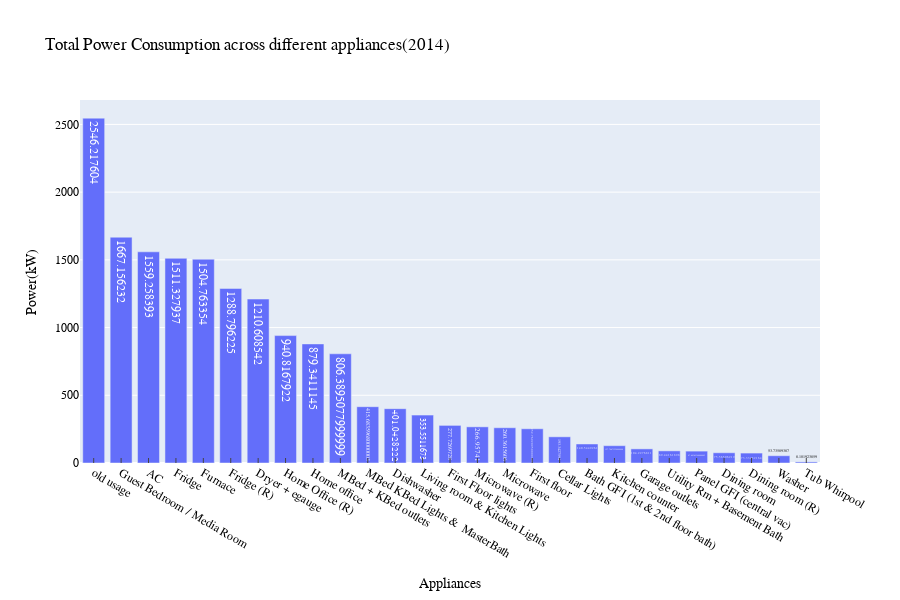
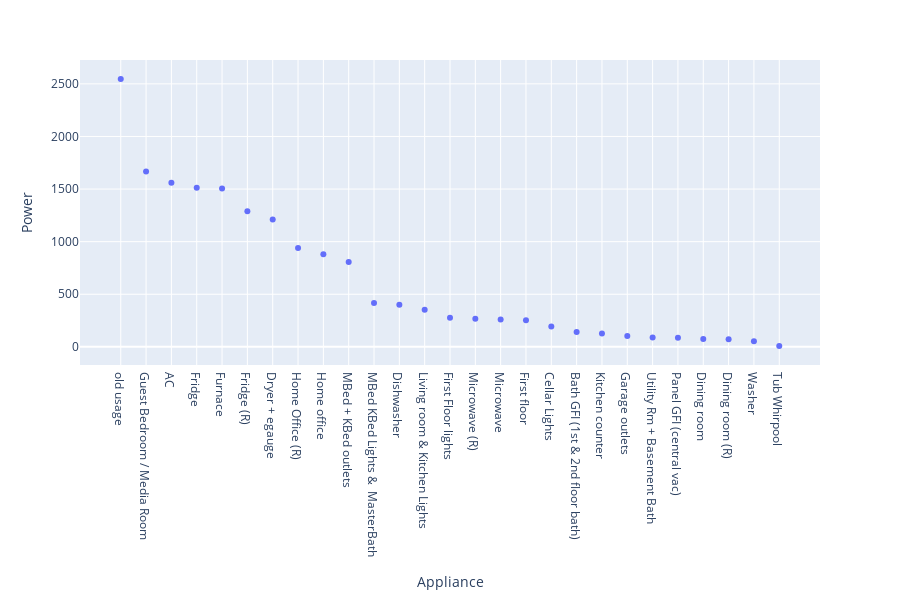

Source (notebook cell) for these figures, in order:
### Code cell
fig = px.bar(HomeB_2014, x='Appliance', y='Power', title='Total Power Consumption across different appliances(2014)', text='Power')
fig.update_xaxes(ticks='inside',title_font=dict(family='Georgia', color='black'),tickfont=dict(family='Georgia', color='black'))
fig.update_yaxes(title_font=dict(family='Georgia', color='black'),tickfont=dict(family='Georgia', color='black'))
fig.update_layout(font=dict(family='Georgia',color='black'),xaxis_title='Appliances', yaxis_title='Power(kW)')
fig.show()

fig_A = px.scatter(HomeB_2014, x="Appliance", y="Power")
fig_A.show()

### Figure 1 — Plotly figure (JSON) as saved in the notebook; plotly's stock layout.template omitted (floating-point values rounded to 4 significant figures)
{"data": [{"alignmentgroup": "True", "hoverlabel": {"namelength": 0}, "hovertemplate": "Appliance=%{x}<br>Power=%{text}", "legendgroup": "", "marker": {"color": "#636efa"}, "name": "", "offsetgroup": "", "orientation": "v", "showlegend": false, "text": [2546.0, 1667.0, 1559.0, 1511.0, 1505.0, 1289.0, 1211.0, 940.8, 879.3, 806.4, 415.7, 401.0, 353.6, 277.7, 267.0, 260.4, 252.8, 193.3, 140.5, 127.8, 104.2, 89.44, 87.69, 75.57, 73.33, 53.74, 8.102], "textposition": "auto", "type": "bar", "x": ["old usage ", "Guest Bedroom / Media Room ", "AC ", "Fridge ", "Furnace ", "Fridge (R) ", "Dryer + egauge ", "Home Office (R) ", "Home office ", "MBed + KBed outlets ", "MBed KBed Lights &amp;  MasterBath  ", "Dishwasher ", "Living room &amp; Kitchen Lights ", "First Floor lights ", "Microwave (R) ", "Microwave ", "First floor ", "Cellar Lights ", "Bath GFI (1st &amp; 2nd floor bath) ", "Kitchen counter ", "Garage outlets ", "Utility Rm + Basement Bath ", "Panel GFI (central vac) ", "Dining room ", "Dining room (R) ", "Washer ", "Tub Whirpool "], "xaxis": "x", "y": [2546.0, 1667.0, 1559.0, 1511.0, 1505.0, 1289.0, 1211.0, 940.8, 879.3, 806.4, 415.7, 401.0, 353.6, 277.7, 267.0, 260.4, 252.8, 193.3, 140.5, 127.8, 104.2, 89.44, 87.69, 75.57, 73.33, 53.74, 8.102], "yaxis": "y"}], "layout": {"barmode": "relative", "font": {"color": "black", "family": "Georgia"}, "height": 600, "legend": {"tracegroupgap": 0}, "title": {"text": "Total Power Consumption across different appliances(2014)"}, "xaxis": {"anchor": "y", "domain": [0, 1], "tickfont": {"color": "black", "family": "Georgia"}, "ticks": "inside", "title": {"text": "Appliances"}}, "yaxis": {"anchor": "x", "domain": [0, 1], "tickfont": {"color": "black", "family": "Georgia"}, "title": {"text": "Power(kW)"}}}}

### Figure 2 — Plotly figure (JSON) as saved in the notebook; plotly's stock layout.template omitted (floating-point values rounded to 4 significant figures)
{"data": [{"hoverlabel": {"namelength": 0}, "hovertemplate": "Appliance=%{x}<br>Power=%{y}", "legendgroup": "", "marker": {"color": "#636efa", "symbol": "circle"}, "mode": "markers", "name": "", "showlegend": false, "type": "scatter", "x": ["old usage ", "Guest Bedroom / Media Room ", "AC ", "Fridge ", "Furnace ", "Fridge (R) ", "Dryer + egauge ", "Home Office (R) ", "Home office ", "MBed + KBed outlets ", "MBed KBed Lights &amp;  MasterBath  ", "Dishwasher ", "Living room &amp; Kitchen Lights ", "First Floor lights ", "Microwave (R) ", "Microwave ", "First floor ", "Cellar Lights ", "Bath GFI (1st &amp; 2nd floor bath) ", "Kitchen counter ", "Garage outlets ", "Utility Rm + Basement Bath ", "Panel GFI (central vac) ", "Dining room ", "Dining room (R) ", "Washer ", "Tub Whirpool "], "xaxis": "x", "y": [2546.0, 1667.0, 1559.0, 1511.0, 1505.0, 1289.0, 1211.0, 940.8, 879.3, 806.4, 415.7, 401.0, 353.6, 277.7, 267.0, 260.4, 252.8, 193.3, 140.5, 127.8, 104.2, 89.44, 87.69, 75.57, 73.33, 53.74, 8.102], "yaxis": "y"}], "layout": {"height": 600, "legend": {"tracegroupgap": 0}, "margin": {"t": 60}, "xaxis": {"anchor": "y", "domain": [0, 1], "title": {"text": "Appliance"}}, "yaxis": {"anchor": "x", "domain": [0, 1], "title": {"text": "Power"}}}}
